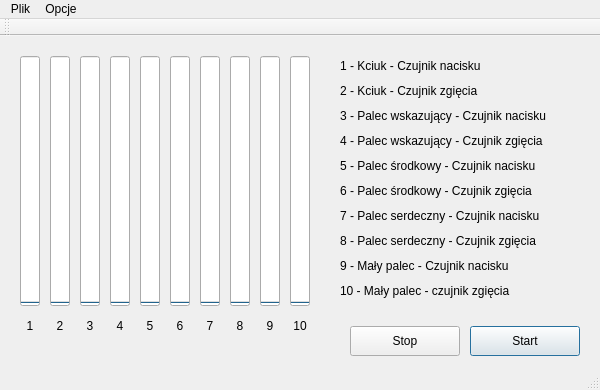
<?xml version="1.0" encoding="UTF-8"?>
<ui version="4.0">
 <class>MainWindow</class>
 <widget class="QMainWindow" name="MainWindow">
  <property name="geometry">
   <rect>
    <x>0</x>
    <y>0</y>
    <width>600</width>
    <height>390</height>
   </rect>
  </property>
  <property name="windowTitle">
   <string>MainWindow</string>
  </property>
  <widget class="QWidget" name="centralWidget">
   <widget class="QWidget" name="widget" native="true">
    <property name="geometry">
     <rect>
      <x>10</x>
      <y>10</y>
      <width>310</width>
      <height>305</height>
     </rect>
    </property>
    <widget class="QProgressBar" name="progressBara">
     <property name="geometry">
      <rect>
       <x>10</x>
       <y>10</y>
       <width>20</width>
       <height>250</height>
      </rect>
     </property>
     <property name="minimum">
      <number>0</number>
     </property>
     <property name="maximum">
      <number>4096</number>
     </property>
     <property name="value">
      <number>0</number>
     </property>
     <property name="orientation">
      <enum>Qt::Vertical</enum>
     </property>
    </widget>
    <widget class="QProgressBar" name="progressBarb">
     <property name="geometry">
      <rect>
       <x>40</x>
       <y>10</y>
       <width>20</width>
       <height>250</height>
      </rect>
     </property>
     <property name="maximum">
      <number>2100</number>
     </property>
     <property name="value">
      <number>0</number>
     </property>
     <property name="orientation">
      <enum>Qt::Vertical</enum>
     </property>
    </widget>
    <widget class="QProgressBar" name="progressBarc">
     <property name="geometry">
      <rect>
       <x>70</x>
       <y>10</y>
       <width>20</width>
       <height>250</height>
      </rect>
     </property>
     <property name="minimum">
      <number>0</number>
     </property>
     <property name="maximum">
      <number>4096</number>
     </property>
     <property name="value">
      <number>0</number>
     </property>
     <property name="orientation">
      <enum>Qt::Vertical</enum>
     </property>
    </widget>
    <widget class="QProgressBar" name="progressBard">
     <property name="geometry">
      <rect>
       <x>100</x>
       <y>10</y>
       <width>20</width>
       <height>250</height>
      </rect>
     </property>
     <property name="maximum">
      <number>2100</number>
     </property>
     <property name="value">
      <number>0</number>
     </property>
     <property name="orientation">
      <enum>Qt::Vertical</enum>
     </property>
    </widget>
    <widget class="QProgressBar" name="progressBare">
     <property name="geometry">
      <rect>
       <x>130</x>
       <y>10</y>
       <width>20</width>
       <height>250</height>
      </rect>
     </property>
     <property name="maximum">
      <number>4096</number>
     </property>
     <property name="value">
      <number>0</number>
     </property>
     <property name="orientation">
      <enum>Qt::Vertical</enum>
     </property>
    </widget>
    <widget class="QProgressBar" name="progressBarf">
     <property name="geometry">
      <rect>
       <x>160</x>
       <y>10</y>
       <width>20</width>
       <height>250</height>
      </rect>
     </property>
     <property name="minimum">
      <number>0</number>
     </property>
     <property name="maximum">
      <number>2100</number>
     </property>
     <property name="value">
      <number>0</number>
     </property>
     <property name="orientation">
      <enum>Qt::Vertical</enum>
     </property>
    </widget>
    <widget class="QProgressBar" name="progressBarg">
     <property name="geometry">
      <rect>
       <x>190</x>
       <y>10</y>
       <width>20</width>
       <height>250</height>
      </rect>
     </property>
     <property name="maximum">
      <number>4096</number>
     </property>
     <property name="value">
      <number>0</number>
     </property>
     <property name="orientation">
      <enum>Qt::Vertical</enum>
     </property>
    </widget>
    <widget class="QProgressBar" name="progressBarh">
     <property name="geometry">
      <rect>
       <x>220</x>
       <y>10</y>
       <width>20</width>
       <height>250</height>
      </rect>
     </property>
     <property name="minimum">
      <number>0</number>
     </property>
     <property name="maximum">
      <number>2100</number>
     </property>
     <property name="value">
      <number>0</number>
     </property>
     <property name="orientation">
      <enum>Qt::Vertical</enum>
     </property>
    </widget>
    <widget class="QProgressBar" name="progressBari">
     <property name="geometry">
      <rect>
       <x>250</x>
       <y>10</y>
       <width>20</width>
       <height>250</height>
      </rect>
     </property>
     <property name="maximum">
      <number>4096</number>
     </property>
     <property name="value">
      <number>0</number>
     </property>
     <property name="textVisible">
      <bool>true</bool>
     </property>
     <property name="orientation">
      <enum>Qt::Vertical</enum>
     </property>
    </widget>
    <widget class="QProgressBar" name="progressBarj">
     <property name="geometry">
      <rect>
       <x>280</x>
       <y>10</y>
       <width>20</width>
       <height>250</height>
      </rect>
     </property>
     <property name="maximum">
      <number>2100</number>
     </property>
     <property name="value">
      <number>0</number>
     </property>
     <property name="textVisible">
      <bool>true</bool>
     </property>
     <property name="orientation">
      <enum>Qt::Vertical</enum>
     </property>
    </widget>
    <widget class="QLabel" name="label_11">
     <property name="geometry">
      <rect>
       <x>10</x>
       <y>270</y>
       <width>20</width>
       <height>20</height>
      </rect>
     </property>
     <property name="text">
      <string>1</string>
     </property>
     <property name="alignment">
      <set>Qt::AlignCenter</set>
     </property>
    </widget>
    <widget class="QLabel" name="label_12">
     <property name="geometry">
      <rect>
       <x>40</x>
       <y>270</y>
       <width>20</width>
       <height>20</height>
      </rect>
     </property>
     <property name="text">
      <string>2</string>
     </property>
     <property name="alignment">
      <set>Qt::AlignCenter</set>
     </property>
    </widget>
    <widget class="QLabel" name="label_13">
     <property name="geometry">
      <rect>
       <x>70</x>
       <y>270</y>
       <width>20</width>
       <height>20</height>
      </rect>
     </property>
     <property name="text">
      <string>3</string>
     </property>
     <property name="alignment">
      <set>Qt::AlignCenter</set>
     </property>
    </widget>
    <widget class="QLabel" name="label_14">
     <property name="geometry">
      <rect>
       <x>100</x>
       <y>270</y>
       <width>20</width>
       <height>20</height>
      </rect>
     </property>
     <property name="text">
      <string>4</string>
     </property>
     <property name="alignment">
      <set>Qt::AlignCenter</set>
     </property>
    </widget>
    <widget class="QLabel" name="label_15">
     <property name="geometry">
      <rect>
       <x>130</x>
       <y>270</y>
       <width>20</width>
       <height>20</height>
      </rect>
     </property>
     <property name="text">
      <string>5</string>
     </property>
     <property name="alignment">
      <set>Qt::AlignCenter</set>
     </property>
    </widget>
    <widget class="QLabel" name="label_16">
     <property name="geometry">
      <rect>
       <x>220</x>
       <y>270</y>
       <width>20</width>
       <height>20</height>
      </rect>
     </property>
     <property name="text">
      <string>8</string>
     </property>
     <property name="alignment">
      <set>Qt::AlignCenter</set>
     </property>
    </widget>
    <widget class="QLabel" name="label_17">
     <property name="geometry">
      <rect>
       <x>190</x>
       <y>270</y>
       <width>20</width>
       <height>20</height>
      </rect>
     </property>
     <property name="text">
      <string>7</string>
     </property>
     <property name="alignment">
      <set>Qt::AlignCenter</set>
     </property>
    </widget>
    <widget class="QLabel" name="label_18">
     <property name="geometry">
      <rect>
       <x>160</x>
       <y>270</y>
       <width>20</width>
       <height>20</height>
      </rect>
     </property>
     <property name="text">
      <string>6</string>
     </property>
     <property name="alignment">
      <set>Qt::AlignCenter</set>
     </property>
    </widget>
    <widget class="QLabel" name="label_19">
     <property name="geometry">
      <rect>
       <x>280</x>
       <y>270</y>
       <width>20</width>
       <height>20</height>
      </rect>
     </property>
     <property name="text">
      <string>10</string>
     </property>
     <property name="alignment">
      <set>Qt::AlignCenter</set>
     </property>
    </widget>
    <widget class="QLabel" name="label_20">
     <property name="geometry">
      <rect>
       <x>250</x>
       <y>270</y>
       <width>20</width>
       <height>20</height>
      </rect>
     </property>
     <property name="text">
      <string>9</string>
     </property>
     <property name="alignment">
      <set>Qt::AlignCenter</set>
     </property>
    </widget>
   </widget>
   <widget class="QWidget" name="legend" native="true">
    <property name="geometry">
     <rect>
      <x>330</x>
      <y>10</y>
      <width>260</width>
      <height>265</height>
     </rect>
    </property>
    <widget class="QLabel" name="label_9">
     <property name="geometry">
      <rect>
       <x>10</x>
       <y>10</y>
       <width>240</width>
       <height>20</height>
      </rect>
     </property>
     <property name="layoutDirection">
      <enum>Qt::LeftToRight</enum>
     </property>
     <property name="text">
      <string>1 - Kciuk - Czujnik nacisku</string>
     </property>
    </widget>
    <widget class="QLabel" name="label">
     <property name="geometry">
      <rect>
       <x>10</x>
       <y>35</y>
       <width>240</width>
       <height>20</height>
      </rect>
     </property>
     <property name="sizePolicy">
      <sizepolicy hsizetype="Preferred" vsizetype="Preferred">
       <horstretch>0</horstretch>
       <verstretch>0</verstretch>
      </sizepolicy>
     </property>
     <property name="layoutDirection">
      <enum>Qt::LeftToRight</enum>
     </property>
     <property name="text">
      <string>2 - Kciuk - Czujnik zgięcia</string>
     </property>
    </widget>
    <widget class="QLabel" name="label_5">
     <property name="geometry">
      <rect>
       <x>10</x>
       <y>60</y>
       <width>240</width>
       <height>20</height>
      </rect>
     </property>
     <property name="layoutDirection">
      <enum>Qt::LeftToRight</enum>
     </property>
     <property name="text">
      <string>3 - Palec wskazujący - Czujnik nacisku</string>
     </property>
    </widget>
    <widget class="QLabel" name="label_8">
     <property name="geometry">
      <rect>
       <x>10</x>
       <y>85</y>
       <width>240</width>
       <height>20</height>
      </rect>
     </property>
     <property name="layoutDirection">
      <enum>Qt::LeftToRight</enum>
     </property>
     <property name="text">
      <string>4 - Palec wskazujący - Czujnik zgięcia</string>
     </property>
    </widget>
    <widget class="QLabel" name="label_2">
     <property name="geometry">
      <rect>
       <x>10</x>
       <y>110</y>
       <width>240</width>
       <height>20</height>
      </rect>
     </property>
     <property name="layoutDirection">
      <enum>Qt::LeftToRight</enum>
     </property>
     <property name="text">
      <string>5 - Palec środkowy - Czujnik nacisku</string>
     </property>
    </widget>
    <widget class="QLabel" name="label_6">
     <property name="geometry">
      <rect>
       <x>10</x>
       <y>135</y>
       <width>240</width>
       <height>20</height>
      </rect>
     </property>
     <property name="layoutDirection">
      <enum>Qt::LeftToRight</enum>
     </property>
     <property name="text">
      <string>6 - Palec środkowy - Czujnik zgięcia</string>
     </property>
    </widget>
    <widget class="QLabel" name="label_3">
     <property name="geometry">
      <rect>
       <x>10</x>
       <y>160</y>
       <width>240</width>
       <height>20</height>
      </rect>
     </property>
     <property name="layoutDirection">
      <enum>Qt::LeftToRight</enum>
     </property>
     <property name="text">
      <string>7 - Palec serdeczny - Czujnik nacisku</string>
     </property>
    </widget>
    <widget class="QLabel" name="label_10">
     <property name="geometry">
      <rect>
       <x>10</x>
       <y>185</y>
       <width>240</width>
       <height>20</height>
      </rect>
     </property>
     <property name="sizePolicy">
      <sizepolicy hsizetype="Preferred" vsizetype="Preferred">
       <horstretch>0</horstretch>
       <verstretch>0</verstretch>
      </sizepolicy>
     </property>
     <property name="layoutDirection">
      <enum>Qt::LeftToRight</enum>
     </property>
     <property name="text">
      <string>8 - Palec serdeczny - Czujnik zgięcia</string>
     </property>
     <property name="wordWrap">
      <bool>false</bool>
     </property>
    </widget>
    <widget class="QLabel" name="label_4">
     <property name="geometry">
      <rect>
       <x>10</x>
       <y>210</y>
       <width>240</width>
       <height>20</height>
      </rect>
     </property>
     <property name="layoutDirection">
      <enum>Qt::LeftToRight</enum>
     </property>
     <property name="text">
      <string>9 - Mały palec - Czujnik nacisku</string>
     </property>
    </widget>
    <widget class="QLabel" name="label_7">
     <property name="geometry">
      <rect>
       <x>10</x>
       <y>235</y>
       <width>240</width>
       <height>20</height>
      </rect>
     </property>
     <property name="layoutDirection">
      <enum>Qt::LeftToRight</enum>
     </property>
     <property name="text">
      <string>10 - Mały palec - czujnik zgięcia</string>
     </property>
    </widget>
   </widget>
   <widget class="QWidget" name="button" native="true">
    <property name="geometry">
     <rect>
      <x>340</x>
      <y>280</y>
      <width>250</width>
      <height>50</height>
     </rect>
    </property>
    <widget class="QPushButton" name="pushButton">
     <property name="geometry">
      <rect>
       <x>130</x>
       <y>10</y>
       <width>110</width>
       <height>30</height>
      </rect>
     </property>
     <property name="text">
      <string>Start</string>
     </property>
     <property name="checkable">
      <bool>false</bool>
     </property>
     <property name="autoDefault">
      <bool>true</bool>
     </property>
     <property name="default">
      <bool>true</bool>
     </property>
    </widget>
    <widget class="QPushButton" name="pushButton_2">
     <property name="geometry">
      <rect>
       <x>10</x>
       <y>10</y>
       <width>110</width>
       <height>30</height>
      </rect>
     </property>
     <property name="text">
      <string>Stop</string>
     </property>
     <property name="autoDefault">
      <bool>true</bool>
     </property>
     <property name="default">
      <bool>false</bool>
     </property>
    </widget>
   </widget>
  </widget>
  <widget class="QMenuBar" name="menuBar">
   <property name="geometry">
    <rect>
     <x>0</x>
     <y>0</y>
     <width>600</width>
     <height>26</height>
    </rect>
   </property>
   <widget class="QMenu" name="menuPlik">
    <property name="title">
     <string>Plik</string>
    </property>
    <addaction name="actionZapisz_pomiary"/>
   </widget>
   <widget class="QMenu" name="menuOpcje">
    <property name="title">
     <string>Opcje</string>
    </property>
    <addaction name="actionUstawienia_pomiar_w"/>
   </widget>
   <addaction name="menuPlik"/>
   <addaction name="menuOpcje"/>
  </widget>
  <widget class="QToolBar" name="mainToolBar">
   <attribute name="toolBarArea">
    <enum>TopToolBarArea</enum>
   </attribute>
   <attribute name="toolBarBreak">
    <bool>false</bool>
   </attribute>
  </widget>
  <widget class="QStatusBar" name="statusBar"/>
  <action name="actionZapisz_pomiary">
   <property name="text">
    <string>Zapisz pomiary</string>
   </property>
  </action>
  <action name="actionUstawienia_pomiar_w">
   <property name="text">
    <string>Ustawienia pomiarów</string>
   </property>
  </action>
 </widget>
 <layoutdefault spacing="6" margin="11"/>
 <resources/>
 <connections/>
</ui>
